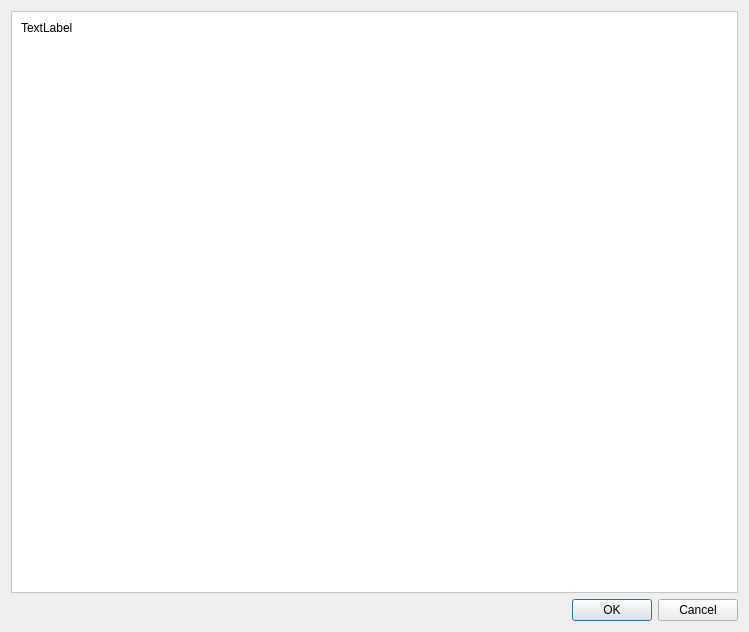
<?xml version="1.0" encoding="UTF-8"?>
<ui version="4.0">
 <class>Dialog</class>
 <widget class="QDialog" name="Dialog">
  <property name="geometry">
   <rect>
    <x>0</x>
    <y>0</y>
    <width>749</width>
    <height>632</height>
   </rect>
  </property>
  <property name="windowTitle">
   <string>DIFFERENZE RB1 - Dati siti nel progetto</string>
  </property>
  <property name="sizeGripEnabled">
   <bool>false</bool>
  </property>
  <property name="modal">
   <bool>false</bool>
  </property>
  <layout class="QVBoxLayout" name="verticalLayout">
   <item>
    <widget class="QScrollArea" name="scrollArea">
     <property name="palette">
      <palette>
       <active>
        <colorrole role="Base">
         <brush brushstyle="SolidPattern">
          <color alpha="255">
           <red>255</red>
           <green>255</green>
           <blue>255</blue>
          </color>
         </brush>
        </colorrole>
        <colorrole role="Window">
         <brush brushstyle="SolidPattern">
          <color alpha="255">
           <red>255</red>
           <green>255</green>
           <blue>255</blue>
          </color>
         </brush>
        </colorrole>
       </active>
       <inactive>
        <colorrole role="Base">
         <brush brushstyle="SolidPattern">
          <color alpha="255">
           <red>255</red>
           <green>255</green>
           <blue>255</blue>
          </color>
         </brush>
        </colorrole>
        <colorrole role="Window">
         <brush brushstyle="SolidPattern">
          <color alpha="255">
           <red>255</red>
           <green>255</green>
           <blue>255</blue>
          </color>
         </brush>
        </colorrole>
       </inactive>
       <disabled>
        <colorrole role="Base">
         <brush brushstyle="SolidPattern">
          <color alpha="255">
           <red>255</red>
           <green>255</green>
           <blue>255</blue>
          </color>
         </brush>
        </colorrole>
        <colorrole role="Window">
         <brush brushstyle="SolidPattern">
          <color alpha="255">
           <red>255</red>
           <green>255</green>
           <blue>255</blue>
          </color>
         </brush>
        </colorrole>
       </disabled>
      </palette>
     </property>
     <property name="widgetResizable">
      <bool>true</bool>
     </property>
     <widget class="QWidget" name="scrollAreaWidgetContents">
      <property name="geometry">
       <rect>
        <x>0</x>
        <y>0</y>
        <width>729</width>
        <height>583</height>
       </rect>
      </property>
      <layout class="QVBoxLayout" name="verticalLayout_2">
       <item>
        <widget class="QLabel" name="labelamsg">
         <property name="text">
          <string>TextLabel</string>
         </property>
         <property name="alignment">
          <set>Qt::AlignLeading|Qt::AlignLeft|Qt::AlignTop</set>
         </property>
        </widget>
       </item>
      </layout>
     </widget>
    </widget>
   </item>
   <item>
    <widget class="QDialogButtonBox" name="buttonBox">
     <property name="orientation">
      <enum>Qt::Horizontal</enum>
     </property>
     <property name="standardButtons">
      <set>QDialogButtonBox::Cancel|QDialogButtonBox::Ok</set>
     </property>
    </widget>
   </item>
  </layout>
 </widget>
 <resources/>
 <connections>
  <connection>
   <sender>buttonBox</sender>
   <signal>accepted()</signal>
   <receiver>Dialog</receiver>
   <slot>accept()</slot>
   <hints>
    <hint type="sourcelabel">
     <x>248</x>
     <y>254</y>
    </hint>
    <hint type="destinationlabel">
     <x>157</x>
     <y>274</y>
    </hint>
   </hints>
  </connection>
  <connection>
   <sender>buttonBox</sender>
   <signal>rejected()</signal>
   <receiver>Dialog</receiver>
   <slot>reject()</slot>
   <hints>
    <hint type="sourcelabel">
     <x>316</x>
     <y>260</y>
    </hint>
    <hint type="destinationlabel">
     <x>286</x>
     <y>274</y>
    </hint>
   </hints>
  </connection>
 </connections>
</ui>
